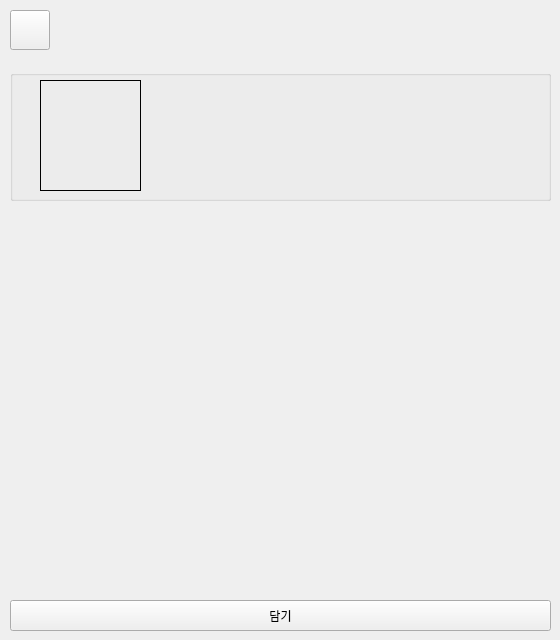
     <widget class="QWidget" name="page_10">
      <widget class="QGroupBox" name="groupBox">
       <property name="geometry">
        <rect>
         <x>10</x>
         <y>70</y>
         <width>541</width>
         <height>131</height>
        </rect>
       </property>
       <property name="title">
        <string/>
       </property>
       <widget class="QLabel" name="label_14">
        <property name="geometry">
         <rect>
          <x>30</x>
          <y>10</y>
          <width>101</width>
          <height>111</height>
         </rect>
        </property>
        <property name="frameShape">
         <enum>QFrame::Box</enum>
        </property>
        <property name="text">
         <string/>
        </property>
       </widget>
       <widget class="QWidget" name="layoutWidget">
        <property name="geometry">
         <rect>
          <x>170</x>
          <y>40</y>
          <width>341</width>
          <height>52</height>
         </rect>
        </property>
        <layout class="QVBoxLayout" name="verticalLayout_11">
         <item>
          <widget class="QLabel" name="label_15">
           <property name="font">
            <font>
             <pointsize>15</pointsize>
             <bold>true</bold>
            </font>
           </property>
           <property name="text">
            <string/>
           </property>
          </widget>
         </item>
         <item>
          <widget class="QLabel" name="label_16">
           <property name="font">
            <font>
             <pointsize>10</pointsize>
            </font>
           </property>
           <property name="text">
            <string/>
           </property>
          </widget>
         </item>
        </layout>
       </widget>
      </widget>
      <widget class="QWidget" name="verticalLayoutWidget_4">
       <property name="geometry">
        <rect>
         <x>10</x>
         <y>220</y>
         <width>541</width>
         <height>371</height>
        </rect>
       </property>
       <layout class="QVBoxLayout" name="verticalLayout_8"/>
      </widget>
      <widget class="QPushButton" name="pushButton_30">
       <property name="geometry">
        <rect>
         <x>10</x>
         <y>600</y>
         <width>541</width>
         <height>31</height>
        </rect>
       </property>
       <property name="text">
        <string>담기</string>
       </property>
      </widget>
      <widget class="QPushButton" name="pushButton_40">
       <property name="geometry">
        <rect>
         <x>10</x>
         <y>10</y>
         <width>40</width>
         <height>40</height>
        </rect>
       </property>
       <property name="styleSheet">
        <string notr="true">border-image:url(&quot;/Users/iot/Desktop/pngwing.com.png&quot;);</string>
       </property>
       <property name="text">
        <string/>
       </property>
      </widget>
     </widget>
